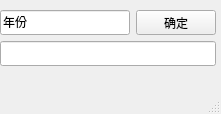
<?xml version="1.0" encoding="UTF-8"?>
<ui version="4.0">
 <class>MainWindow</class>
 <widget class="QMainWindow" name="MainWindow">
  <property name="geometry">
   <rect>
    <x>0</x>
    <y>0</y>
    <width>221</width>
    <height>114</height>
   </rect>
  </property>
  <property name="font">
   <font>
    <family>微软雅黑</family>
   </font>
  </property>
  <property name="windowTitle">
   <string>平年和闰年</string>
  </property>
  <widget class="QWidget" name="centralwidget">
   <widget class="QWidget" name="">
    <property name="geometry">
     <rect>
      <x>0</x>
      <y>10</y>
      <width>216</width>
      <height>56</height>
     </rect>
    </property>
    <layout class="QGridLayout" name="gridLayout">
     <item row="0" column="0">
      <widget class="QLineEdit" name="lineEdit">
       <property name="text">
        <string>年份</string>
       </property>
      </widget>
     </item>
     <item row="0" column="1">
      <widget class="QPushButton" name="pushButton">
       <property name="text">
        <string>确定</string>
       </property>
      </widget>
     </item>
     <item row="1" column="0" colspan="2">
      <widget class="QLineEdit" name="lineEdit_2"/>
     </item>
    </layout>
   </widget>
  </widget>
  <widget class="QMenuBar" name="menubar">
   <property name="geometry">
    <rect>
     <x>0</x>
     <y>0</y>
     <width>221</width>
     <height>23</height>
    </rect>
   </property>
  </widget>
  <widget class="QStatusBar" name="statusbar"/>
 </widget>
 <resources/>
 <connections/>
</ui>
